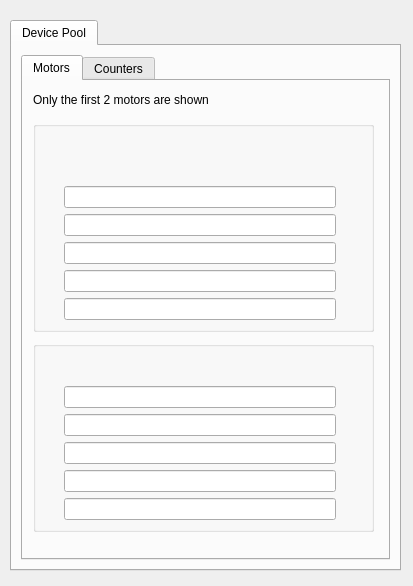
<ui version="4.0" >
 <class>testDialog</class>
 <widget class="QDialog" name="testDialog" >
  <property name="geometry" >
   <rect>
    <x>0</x>
    <y>0</y>
    <width>413</width>
    <height>586</height>
   </rect>
  </property>
  <property name="windowTitle" >
   <string>Dialog</string>
  </property>
  <widget class="QTabWidget" name="tabWidget" >
   <property name="geometry" >
    <rect>
     <x>10</x>
     <y>20</y>
     <width>391</width>
     <height>551</height>
    </rect>
   </property>
   <property name="currentIndex" >
    <number>0</number>
   </property>
   <widget class="QWidget" name="pool" >
    <attribute name="title" >
     <string>Device Pool</string>
    </attribute>
    <layout class="QGridLayout" >
     <item row="0" column="0" >
      <widget class="QTabWidget" name="tabWidget_2" >
       <property name="currentIndex" >
        <number>0</number>
       </property>
       <widget class="QWidget" name="motors" >
        <attribute name="title" >
         <string>Motors</string>
        </attribute>
        <widget class="QLabel" name="label" >
         <property name="geometry" >
          <rect>
           <x>10</x>
           <y>10</y>
           <width>208</width>
           <height>18</height>
          </rect>
         </property>
         <property name="text" >
          <string>Only the first 2 motors are shown</string>
         </property>
        </widget>
        <widget class="TauGroupBox" name="m1GB" >
         <property name="geometry" >
          <rect>
           <x>10</x>
           <y>40</y>
           <width>341</width>
           <height>211</height>
          </rect>
         </property>
         <property name="showQuality" >
          <bool>false</bool>
         </property>
         <layout class="QGridLayout" >
          <item row="0" column="0" >
           <widget class="TauStateLed" name="m1StateLed" >
            <property name="ledSize" >
             <number>24</number>
            </property>
            <property name="useParentModel" >
             <bool>true</bool>
            </property>
            <property name="model" >
             <string>/State</string>
            </property>
           </widget>
          </item>
          <item row="0" column="1" colspan="4" >
           <widget class="TauValueLabel" name="m1statusLabel" >
            <property name="showQuality" >
             <bool>false</bool>
            </property>
            <property name="useParentModel" >
             <bool>true</bool>
            </property>
            <property name="model" >
             <string>/Status</string>
            </property>
           </widget>
          </item>
          <item row="1" column="0" colspan="2" >
           <widget class="TauConfigLabel" name="m1PositionLabel" >
            <property name="useParentModel" >
             <bool>true</bool>
            </property>
            <property name="suffixText" >
             <string>:</string>
            </property>
            <property name="model" >
             <string>/position?configuration=label</string>
            </property>
           </widget>
          </item>
          <item row="1" column="2" >
           <widget class="TauValueLineEdit" name="m1PositionEdit" >
            <property name="useParentModel" >
             <bool>true</bool>
            </property>
            <property name="model" >
             <string>/Position</string>
            </property>
           </widget>
          </item>
          <item row="1" column="3" >
           <widget class="TauValueLabel" name="m1Position" >
            <property name="useParentModel" >
             <bool>true</bool>
            </property>
            <property name="model" >
             <string>/Position</string>
            </property>
            <property name="buddy" >
             <cstring></cstring>
            </property>
           </widget>
          </item>
          <item row="1" column="4" >
           <widget class="TauConfigLabel" name="m1PositionUnitLabel" >
            <property name="useParentModel" >
             <bool>true</bool>
            </property>
            <property name="model" >
             <string>/position?configuration=unit</string>
            </property>
           </widget>
          </item>
          <item row="2" column="0" colspan="2" >
           <widget class="TauConfigLabel" name="m1VelocityLabel" >
            <property name="useParentModel" >
             <bool>true</bool>
            </property>
            <property name="suffixText" >
             <string>:</string>
            </property>
            <property name="model" >
             <string>/velocity?configuration=label</string>
            </property>
           </widget>
          </item>
          <item row="2" column="2" >
           <widget class="TauValueLineEdit" name="m1VelocityEdit" >
            <property name="useParentModel" >
             <bool>true</bool>
            </property>
            <property name="model" >
             <string>/Velocity</string>
            </property>
           </widget>
          </item>
          <item row="2" column="3" >
           <widget class="TauValueLabel" name="m1Velocity" >
            <property name="useParentModel" >
             <bool>true</bool>
            </property>
            <property name="model" >
             <string>/velocity</string>
            </property>
            <property name="buddy" >
             <cstring></cstring>
            </property>
           </widget>
          </item>
          <item row="2" column="4" >
           <widget class="TauConfigLabel" name="m1VelocityUnitLabel" >
            <property name="useParentModel" >
             <bool>true</bool>
            </property>
            <property name="model" >
             <string>/velocity?configuration=unit</string>
            </property>
           </widget>
          </item>
          <item row="3" column="0" colspan="2" >
           <widget class="TauConfigLabel" name="m1AccelerationLabel" >
            <property name="useParentModel" >
             <bool>true</bool>
            </property>
            <property name="suffixText" >
             <string>:</string>
            </property>
            <property name="model" >
             <string>/acceleration?configuration=label</string>
            </property>
           </widget>
          </item>
          <item row="3" column="2" >
           <widget class="TauValueLineEdit" name="m1AccelerationEdit" >
            <property name="useParentModel" >
             <bool>true</bool>
            </property>
            <property name="model" >
             <string>/Acceleration</string>
            </property>
           </widget>
          </item>
          <item row="3" column="3" >
           <widget class="TauValueLabel" name="m1Acceleration" >
            <property name="useParentModel" >
             <bool>true</bool>
            </property>
            <property name="model" >
             <string>/Acceleration</string>
            </property>
            <property name="buddy" >
             <cstring></cstring>
            </property>
           </widget>
          </item>
          <item row="3" column="4" >
           <widget class="TauConfigLabel" name="m1AccelerationUnitLabel" >
            <property name="useParentModel" >
             <bool>true</bool>
            </property>
            <property name="model" >
             <string>/acceleration?configuration=unit</string>
            </property>
           </widget>
          </item>
          <item row="4" column="0" colspan="2" >
           <widget class="TauConfigLabel" name="m1DecelerationLabel" >
            <property name="useParentModel" >
             <bool>true</bool>
            </property>
            <property name="suffixText" >
             <string>:</string>
            </property>
            <property name="model" >
             <string>/deceleration?configuration=label</string>
            </property>
           </widget>
          </item>
          <item row="4" column="2" >
           <widget class="TauValueLineEdit" name="m1DecelerationEdit" >
            <property name="useParentModel" >
             <bool>true</bool>
            </property>
            <property name="model" >
             <string>/Deceleration</string>
            </property>
           </widget>
          </item>
          <item row="4" column="3" >
           <widget class="TauValueLabel" name="m1Deceleration" >
            <property name="useParentModel" >
             <bool>true</bool>
            </property>
            <property name="model" >
             <string>/Deceleration</string>
            </property>
           </widget>
          </item>
          <item row="4" column="4" >
           <widget class="TauConfigLabel" name="m1DecelerationUnitLabel" >
            <property name="useParentModel" >
             <bool>true</bool>
            </property>
            <property name="model" >
             <string>/deceleration?configuration=unit</string>
            </property>
           </widget>
          </item>
          <item row="5" column="0" colspan="2" >
           <widget class="TauConfigLabel" name="m1StepPerUnitLabel" >
            <property name="useParentModel" >
             <bool>true</bool>
            </property>
            <property name="suffixText" >
             <string>:</string>
            </property>
            <property name="model" >
             <string>/step_per_unit?configuration=label</string>
            </property>
           </widget>
          </item>
          <item row="5" column="2" >
           <widget class="TauValueLineEdit" name="m1StepPerUnitEdit" >
            <property name="useParentModel" >
             <bool>true</bool>
            </property>
            <property name="model" >
             <string>/step_per_unit</string>
            </property>
           </widget>
          </item>
          <item row="5" column="3" >
           <widget class="TauValueLabel" name="m1StepPerUnit" >
            <property name="useParentModel" >
             <bool>true</bool>
            </property>
            <property name="model" >
             <string>/step_per_unit</string>
            </property>
           </widget>
          </item>
          <item row="5" column="4" >
           <widget class="TauConfigLabel" name="m1StepPerUnitUnitLabel" >
            <property name="useParentModel" >
             <bool>true</bool>
            </property>
            <property name="model" >
             <string>/step_per_unit?configuration=unit</string>
            </property>
           </widget>
          </item>
         </layout>
        </widget>
        <widget class="TauGroupBox" name="m2GB" >
         <property name="geometry" >
          <rect>
           <x>10</x>
           <y>260</y>
           <width>341</width>
           <height>191</height>
          </rect>
         </property>
         <property name="showQuality" >
          <bool>false</bool>
         </property>
         <layout class="QGridLayout" >
          <item row="0" column="0" >
           <widget class="TauStateLed" name="m1StateLed_2" >
            <property name="ledSize" >
             <number>24</number>
            </property>
            <property name="useParentModel" >
             <bool>true</bool>
            </property>
            <property name="model" >
             <string>/State</string>
            </property>
           </widget>
          </item>
          <item row="0" column="1" colspan="4" >
           <widget class="TauValueLabel" name="m2statusLabel" >
            <property name="showQuality" >
             <bool>false</bool>
            </property>
            <property name="useParentModel" >
             <bool>true</bool>
            </property>
            <property name="model" >
             <string>/Status</string>
            </property>
           </widget>
          </item>
          <item row="1" column="0" colspan="2" >
           <widget class="TauConfigLabel" name="m2PositionLabel" >
            <property name="useParentModel" >
             <bool>true</bool>
            </property>
            <property name="suffixText" >
             <string>:</string>
            </property>
            <property name="model" >
             <string>?configuration=label</string>
            </property>
            <property name="buddy" >
             <cstring>m1PositionEdit</cstring>
            </property>
           </widget>
          </item>
          <item row="1" column="2" >
           <widget class="TauValueLineEdit" name="m2PositionEdit" >
            <property name="useParentModel" >
             <bool>true</bool>
            </property>
            <property name="model" >
             <string>/Position</string>
            </property>
           </widget>
          </item>
          <item row="1" column="3" >
           <widget class="TauValueLabel" name="m2Position" >
            <property name="useParentModel" >
             <bool>true</bool>
            </property>
            <property name="model" >
             <string>/Position</string>
            </property>
            <property name="buddy" >
             <cstring></cstring>
            </property>
           </widget>
          </item>
          <item row="1" column="4" >
           <widget class="TauConfigLabel" name="m2PositionUnitLabel" >
            <property name="useParentModel" >
             <bool>true</bool>
            </property>
            <property name="model" >
             <string>?configuration=unit</string>
            </property>
            <property name="buddy" >
             <cstring>m1PositionEdit</cstring>
            </property>
           </widget>
          </item>
          <item row="2" column="0" colspan="2" >
           <widget class="TauConfigLabel" name="m2VelocityLabel" >
            <property name="useParentModel" >
             <bool>true</bool>
            </property>
            <property name="suffixText" >
             <string>:</string>
            </property>
            <property name="model" >
             <string>/velocity?configuration=label</string>
            </property>
           </widget>
          </item>
          <item row="2" column="2" >
           <widget class="TauValueLineEdit" name="m2VelocityEdit" >
            <property name="useParentModel" >
             <bool>true</bool>
            </property>
            <property name="model" >
             <string>/Velocity</string>
            </property>
           </widget>
          </item>
          <item row="2" column="3" >
           <widget class="TauValueLabel" name="m2Velocity" >
            <property name="useParentModel" >
             <bool>true</bool>
            </property>
            <property name="model" >
             <string>/velocity</string>
            </property>
            <property name="buddy" >
             <cstring></cstring>
            </property>
           </widget>
          </item>
          <item row="2" column="4" >
           <widget class="TauConfigLabel" name="m2VelocityUnitLabel" >
            <property name="useParentModel" >
             <bool>true</bool>
            </property>
            <property name="model" >
             <string>/velocity?configuration=unit</string>
            </property>
           </widget>
          </item>
          <item row="3" column="0" colspan="2" >
           <widget class="TauConfigLabel" name="m2AccelerationLabel" >
            <property name="useParentModel" >
             <bool>true</bool>
            </property>
            <property name="suffixText" >
             <string>:</string>
            </property>
            <property name="model" >
             <string>/acceleration?configuration=label</string>
            </property>
           </widget>
          </item>
          <item row="3" column="2" >
           <widget class="TauValueLineEdit" name="m2AccelerationEdit" >
            <property name="useParentModel" >
             <bool>true</bool>
            </property>
            <property name="model" >
             <string>/Acceleration</string>
            </property>
           </widget>
          </item>
          <item row="3" column="3" >
           <widget class="TauValueLabel" name="m2Acceleration" >
            <property name="useParentModel" >
             <bool>true</bool>
            </property>
            <property name="model" >
             <string>/Acceleration</string>
            </property>
            <property name="buddy" >
             <cstring></cstring>
            </property>
           </widget>
          </item>
          <item row="3" column="4" >
           <widget class="TauConfigLabel" name="m2AccelerationUnitLabel" >
            <property name="useParentModel" >
             <bool>true</bool>
            </property>
            <property name="model" >
             <string>/acceleration?configuration=unit</string>
            </property>
           </widget>
          </item>
          <item row="4" column="0" colspan="2" >
           <widget class="TauConfigLabel" name="m2DecelerationLabel" >
            <property name="useParentModel" >
             <bool>true</bool>
            </property>
            <property name="suffixText" >
             <string>:</string>
            </property>
            <property name="model" >
             <string>/deceleration?configuration=label</string>
            </property>
           </widget>
          </item>
          <item row="4" column="2" >
           <widget class="TauValueLineEdit" name="m2DecelerationEdit" >
            <property name="useParentModel" >
             <bool>true</bool>
            </property>
            <property name="model" >
             <string>/Deceleration</string>
            </property>
           </widget>
          </item>
          <item row="4" column="3" >
           <widget class="TauValueLabel" name="m2Deceleration" >
            <property name="useParentModel" >
             <bool>true</bool>
            </property>
            <property name="model" >
             <string>/Deceleration</string>
            </property>
           </widget>
          </item>
          <item row="4" column="4" >
           <widget class="TauConfigLabel" name="m2DecelerationUnitLabel" >
            <property name="useParentModel" >
             <bool>true</bool>
            </property>
            <property name="model" >
             <string>/deceleration?configuration=unit</string>
            </property>
           </widget>
          </item>
          <item row="5" column="0" colspan="2" >
           <widget class="TauConfigLabel" name="m2StepPerUnitLabel" >
            <property name="useParentModel" >
             <bool>true</bool>
            </property>
            <property name="suffixText" >
             <string>:</string>
            </property>
            <property name="model" >
             <string>/step_per_unit?configuration=label</string>
            </property>
           </widget>
          </item>
          <item row="5" column="2" >
           <widget class="TauValueLineEdit" name="m2StepPerUnitEdit" >
            <property name="useParentModel" >
             <bool>true</bool>
            </property>
            <property name="model" >
             <string>/step_per_unit</string>
            </property>
           </widget>
          </item>
          <item row="5" column="3" >
           <widget class="TauValueLabel" name="m2StepPerUnit" >
            <property name="useParentModel" >
             <bool>true</bool>
            </property>
            <property name="model" >
             <string>/step_per_unit</string>
            </property>
           </widget>
          </item>
          <item row="5" column="4" >
           <widget class="TauConfigLabel" name="m2StepPerUnitUnitLabel" >
            <property name="useParentModel" >
             <bool>true</bool>
            </property>
            <property name="model" >
             <string>/step_per_unit?configuration=unit</string>
            </property>
           </widget>
          </item>
         </layout>
        </widget>
       </widget>
       <widget class="QWidget" name="counters" >
        <attribute name="title" >
         <string>Counters</string>
        </attribute>
        <widget class="QLabel" name="label_2" >
         <property name="geometry" >
          <rect>
           <x>10</x>
           <y>10</y>
           <width>220</width>
           <height>18</height>
          </rect>
         </property>
         <property name="text" >
          <string>Only the first 3 counters are shown</string>
         </property>
        </widget>
        <widget class="TauGroupBox" name="c1GB" >
         <property name="geometry" >
          <rect>
           <x>10</x>
           <y>40</y>
           <width>341</width>
           <height>131</height>
          </rect>
         </property>
         <property name="showQuality" >
          <bool>false</bool>
         </property>
         <layout class="QGridLayout" >
          <item row="0" column="0" >
           <widget class="TauStateLed" name="c1StateLed" />
          </item>
          <item row="0" column="1" colspan="4" >
           <widget class="TauValueLabel" name="c1StatusLabel" >
            <property name="showQuality" >
             <bool>false</bool>
            </property>
            <property name="useParentModel" >
             <bool>true</bool>
            </property>
            <property name="model" >
             <string>/Status</string>
            </property>
           </widget>
          </item>
          <item row="1" column="0" colspan="2" >
           <widget class="TauConfigLabel" name="c1ValueLabel" >
            <property name="useParentModel" >
             <bool>true</bool>
            </property>
            <property name="suffixText" >
             <string>:</string>
            </property>
            <property name="model" >
             <string>/value?configuration=label</string>
            </property>
           </widget>
          </item>
          <item row="1" column="2" >
           <widget class="TauValueLineEdit" name="c1ValueEdit" >
            <property name="useParentModel" >
             <bool>true</bool>
            </property>
            <property name="model" >
             <string>/value</string>
            </property>
           </widget>
          </item>
          <item row="1" column="3" >
           <widget class="TauValueLabel" name="c1Value" >
            <property name="useParentModel" >
             <bool>true</bool>
            </property>
            <property name="model" >
             <string>/value</string>
            </property>
           </widget>
          </item>
          <item row="1" column="4" >
           <widget class="TauConfigLabel" name="c1ValueUnitLabel" >
            <property name="useParentModel" >
             <bool>true</bool>
            </property>
            <property name="model" >
             <string>/value?configuration=unit</string>
            </property>
           </widget>
          </item>
          <item row="2" column="3" colspan="2" >
           <widget class="QPushButton" name="c1StartPushButton" >
            <property name="text" >
             <string>Start</string>
            </property>
           </widget>
          </item>
         </layout>
        </widget>
        <widget class="TauGroupBox" name="c2GB" >
         <property name="geometry" >
          <rect>
           <x>10</x>
           <y>180</y>
           <width>341</width>
           <height>91</height>
          </rect>
         </property>
         <property name="showQuality" >
          <bool>false</bool>
         </property>
         <layout class="QGridLayout" >
          <item row="0" column="0" >
           <widget class="TauStateLed" name="c2StateLed" />
          </item>
          <item row="0" column="1" colspan="4" >
           <widget class="TauValueLabel" name="c2StatusLabel" >
            <property name="showQuality" >
             <bool>false</bool>
            </property>
            <property name="useParentModel" >
             <bool>true</bool>
            </property>
            <property name="model" >
             <string>/Status</string>
            </property>
           </widget>
          </item>
          <item row="1" column="0" colspan="2" >
           <widget class="TauConfigLabel" name="c2ValueLabel" >
            <property name="useParentModel" >
             <bool>true</bool>
            </property>
            <property name="suffixText" >
             <string>:</string>
            </property>
            <property name="model" >
             <string>/value?configuration=label</string>
            </property>
           </widget>
          </item>
          <item row="1" column="2" >
           <widget class="TauValueLineEdit" name="c2ValueEdit" >
            <property name="useParentModel" >
             <bool>true</bool>
            </property>
            <property name="model" >
             <string>/value</string>
            </property>
           </widget>
          </item>
          <item row="1" column="3" >
           <widget class="TauValueLabel" name="c2Value" >
            <property name="useParentModel" >
             <bool>true</bool>
            </property>
            <property name="model" >
             <string>/value</string>
            </property>
            <property name="buddy" >
             <cstring></cstring>
            </property>
           </widget>
          </item>
          <item row="1" column="4" >
           <widget class="TauConfigLabel" name="c2ValueUnitLabel" >
            <property name="useParentModel" >
             <bool>true</bool>
            </property>
            <property name="model" >
             <string>/value?configuration=unit</string>
            </property>
           </widget>
          </item>
         </layout>
        </widget>
        <widget class="TauGroupBox" name="c3GB" >
         <property name="geometry" >
          <rect>
           <x>10</x>
           <y>280</y>
           <width>341</width>
           <height>91</height>
          </rect>
         </property>
         <property name="showQuality" >
          <bool>false</bool>
         </property>
         <layout class="QGridLayout" >
          <item row="0" column="0" >
           <widget class="TauStateLed" name="c3StateLed" />
          </item>
          <item row="0" column="1" colspan="4" >
           <widget class="TauValueLabel" name="c3StatusLabel" >
            <property name="showQuality" >
             <bool>false</bool>
            </property>
            <property name="useParentModel" >
             <bool>true</bool>
            </property>
            <property name="model" >
             <string>/Status</string>
            </property>
           </widget>
          </item>
          <item row="1" column="0" colspan="2" >
           <widget class="TauConfigLabel" name="c3ValueLabel" >
            <property name="useParentModel" >
             <bool>true</bool>
            </property>
            <property name="suffixText" >
             <string>:</string>
            </property>
            <property name="model" >
             <string>/value?configuration=label</string>
            </property>
           </widget>
          </item>
          <item row="1" column="2" >
           <widget class="TauValueLineEdit" name="c3ValueEdit" >
            <property name="useParentModel" >
             <bool>true</bool>
            </property>
            <property name="model" >
             <string>/value</string>
            </property>
           </widget>
          </item>
          <item row="1" column="3" >
           <widget class="TauValueLabel" name="c3Value" >
            <property name="useParentModel" >
             <bool>true</bool>
            </property>
            <property name="model" >
             <string>/value</string>
            </property>
            <property name="buddy" >
             <cstring></cstring>
            </property>
           </widget>
          </item>
          <item row="1" column="4" >
           <widget class="TauConfigLabel" name="c3ValueUnitLabel" >
            <property name="useParentModel" >
             <bool>true</bool>
            </property>
            <property name="model" >
             <string>/value?configuration=unit</string>
            </property>
           </widget>
          </item>
         </layout>
        </widget>
       </widget>
      </widget>
     </item>
    </layout>
   </widget>
  </widget>
  <action name="actionC1Start" >
   <property name="text" >
    <string>c1Start</string>
   </property>
  </action>
 </widget>
 <customwidgets>
  <customwidget>
   <class>TauGroupBox</class>
   <extends>QGroupBox</extends>
   <header>tau.widget</header>
   <container>1</container>
  </customwidget>
  <customwidget>
   <class>TauStateLed</class>
   <extends>QLabel</extends>
   <header>tau.widget</header>
  </customwidget>
  <customwidget>
   <class>TauValueLineEdit</class>
   <extends>QLineEdit</extends>
   <header>tau.widget</header>
  </customwidget>
  <customwidget>
   <class>TauConfigLabel</class>
   <extends>QLabel</extends>
   <header>tau.widget</header>
  </customwidget>
  <customwidget>
   <class>TauValueLabel</class>
   <extends>QLabel</extends>
   <header>tau.widget</header>
  </customwidget>
 </customwidgets>
 <resources/>
 <connections>
  <connection>
   <sender>c1StartPushButton</sender>
   <signal>clicked()</signal>
   <receiver>actionC1Start</receiver>
   <slot>trigger()</slot>
   <hints>
    <hint type="sourcelabel" >
     <x>299</x>
     <y>219</y>
    </hint>
    <hint type="destinationlabel" >
     <x>-1</x>
     <y>-1</y>
    </hint>
   </hints>
  </connection>
 </connections>
</ui>
